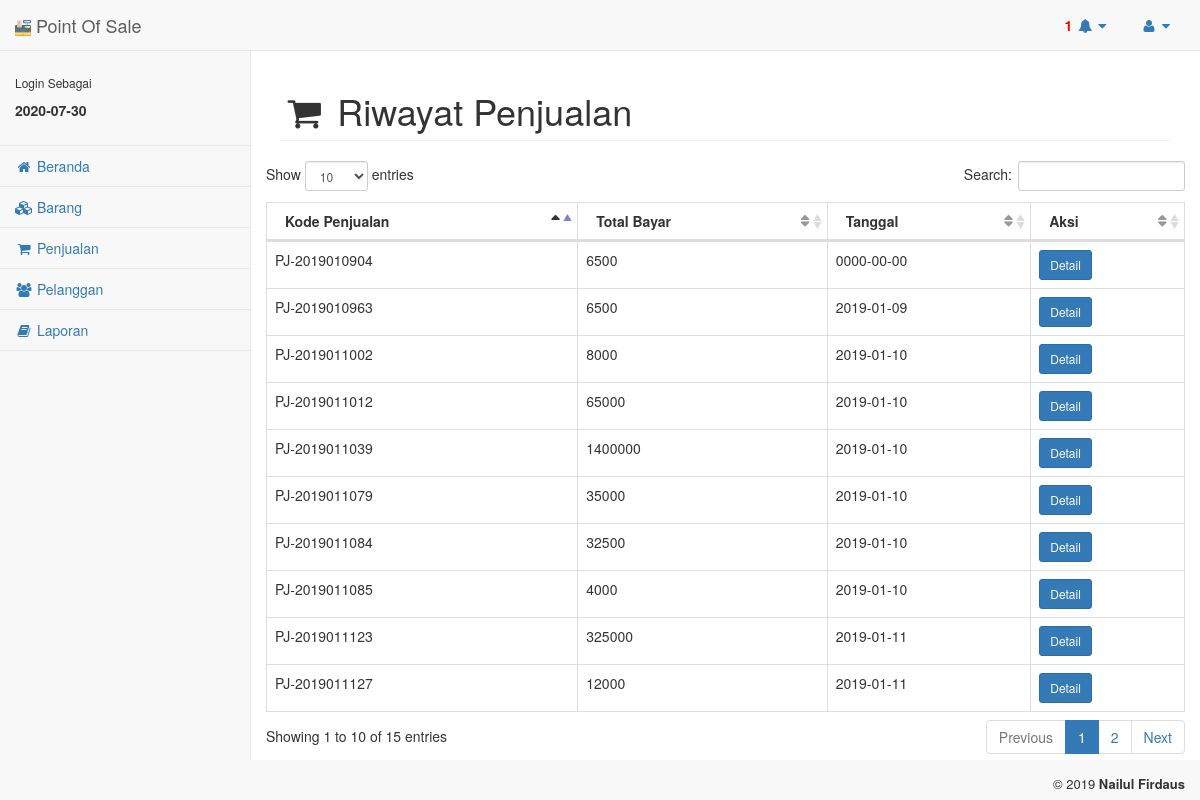
Screenshot of /?page=laporan&aksi=riwayat_penjualan (signed in) with the database file from the repository.
### tables this page shows
CREATE TABLE `tb_penjualan_detail` (
  `kode_penjualan` varchar(20) NOT NULL,
  `total` int(11) NOT NULL,
  `diskon` int(11) NOT NULL,
  `potongan_diskon` int(11) NOT NULL,
  `sub_total` int(11) NOT NULL,
  `bayar` int(11) NOT NULL,
  `kembalian` int(11) NOT NULL,
  `tanggal` date NOT NULL
);

### random_code.php (called while the page is built)
<?php
function code_random($length) {
    $data = '1234567890';
    $string = 'PJ-'.date("Ymd");
    for ($i=0; $i < $length ; $i++) {
        $pos = rand(0, strlen($data)-1);
        $string .= $data{$pos};
    }
    return $string;
}
$kode = code_random(2);

### laporan/riwayat_penjualan.php (the view)
<div class="row">
    <div class="col-lg-12">
        <h1 class="page-header"><i class="fa fa-shopping-cart fa-fw"></i> Riwayat Penjualan</h1>
    </div>
</div>
<div class="row">
    <table class="table table-responsive table-bordered" id="tables">
        <thead>
            <tr>
                <th>Kode Penjualan</th>
                <th>Total Bayar</th>
                <th>Tanggal</th>
                <th>Aksi</th>
            </tr>
        </thead>
        <tbody>
            <?php
            $query = mysqli_query($koneksi, "SELECT * FROM tb_penjualan_detail");
            while($row = mysqli_fetch_array($query)) {
            ?>
                <tr>
                    <td><?php echo $row['kode_penjualan'] ?></td>
                    <td><?php echo $row['sub_total'] ?></td>
                    <td><?php echo $row['tanggal'] ?></td>
                    <td>
                        <a href="?page=laporan&aksi=detail_penjualan&kode=<?php echo $row['kode_penjualan'] ?>" class="btn btn-sm btn-primary">Detail</a>
                    </td>
                </tr>
            <?php } ?>
        </tbody>
    </table>
</div>

### index.php (shortened to what this page needs)
<?php
include 'random_code.php';
include 'kode_pembelian.php';
include 'koneksi.php';
if(!empty($_SESSION['username']) AND !empty($_SESSION['id_karyawan'])) {
    $id_karyawan = $_SESSION['id_karyawan'];
    $user = mysqli_query($koneksi, "SELECT * FROM tb_karyawan, tb_jabatan WHERE tb_karyawan.id_jabatan = tb_jabatan.id_jabatan AND tb_karyawan.id_karyawan = '$id_karyawan'");
    $userData = mysqli_fetch_array($user);
?>
<!DOCTYPE html>
<html lang="en">
<head>
    <link href="asset/bootstrap/css/bootstrap.min.css" rel="stylesheet">
    <link href="asset/metisMenu/metisMenu.min.css" rel="stylesheet">
    <link href="asset/dist/css/sb-admin-2.css" rel="stylesheet">
    <link href="asset/morrisjs/morris.css" rel="stylesheet">
    <link href="asset/datatables-plugins/dataTables.bootstrap.css" rel="stylesheet">
    <link href="asset/datatables-responsive/dataTables.responsive.css" rel="stylesheet">
    <link href="asset/font-awesome/css/font-awesome.min.css" rel="stylesheet" type="text/css">
    <link rel="stylesheet" href="asset/chosen/bootstrap-chosen.css"/>
    <link rel="stylesheet" href="asset/flatpickr/dist/flatpickr.min.css"/>
</head>
<body>
    <div id="wrapper">
        <nav class="navbar navbar-default navbar-static-top" role="navigation" style="margin-bottom: 0">
            <div class="navbar-header">
                <a class="navbar-brand" href="?page=beranda"><i><img src="asset/icon/cashier-machine-2.png" alt=""></i> Point Of Sale</a>
            </div>
            <ul class="nav navbar-top-links navbar-right">
                 <li class="dropdown">
                    <?php
                    $bar2 = mysqli_query($koneksi, "SELECT COUNT(id_barang) AS barang FROM `tb_barang` WHERE stok <= 10 ");
                    $ambil2 = mysqli_fetch_array($bar2);
                    ?>
                    <a class="dropdown-toggle" data-toggle="dropdown" href="#">
                    <b style="color: red"><?php if($ambil2['barang'] != 0){ echo $ambil2['barang']; } ?></b> <i class="fa fa-bell fa-fw"></i> <i class="fa fa-caret-down"></i>
                    </a>
                </li>
                <li class="dropdown">
                    <a class="dropdown-toggle" data-toggle="dropdown" href="#">
                        <i class="fa fa-user fa-fw"></i> <i class="fa fa-caret-down"></i>
                    </a>
                </li>
            </ul>
            <div class="navbar-default sidebar" role="navigation">
                <div class="sidebar-nav navbar-collapse">
                    <ul class="nav" id="side-menu">
                        <li class="sidebar-search">
                            <h6>Login Sebagai <b><?php echo $userData['jabatan'] ?></b></h6>
                            <p><b><?php echo date("Y-m-d") ?></b></p>
                        </li>
                        <?php if($userData['jabatan'] == "Administrator") { ?>
                        <li>
                            <a href="?page=beranda"><i class="fa fa-home fa-fw"></i> Beranda</a>
                        </li>
                        <li>
                            <a href="?page=barang"><i class="fa fa-cubes fa-fw"></i> Barang</a>
                        </li>
                        <li>
                            <a href="?page=penjualan&kodepj=<?php echo $kode ?>"><i class="fa fa-shopping-cart fa-fw"></i> Penjualan</a>
                        </li>
                        <li>
                            <a href="?page=pembelian&kodepb=<?php echo $kodePB ?>"><i class="fa fa-cart-plus fa-fw"></i> Pembelian</a>
                        </li>
                        <li>
                            <a href="?page=supplier"><i class="fa fa-truck fa-fw"></i> Supplier</a>
                        </li>
                        <li>
                            <a href="?page=pelanggan"><i class="fa fa-users fa-fw"></i> Pelanggan</a>
                        </li>
                        <li>
                            <a href="?page=karyawan"><i class="fa fa-male fa-fw"></i> Karyawan</a>
                        </li>
                        <li>
                            <a href="?page=laporan"><i class="fa fa-book fa-fw"></i> Laporan</a>
                        </li>
                        <li>
                            <a href="?page=pengaturan_aplikasi"><i class="fa fa-gear fa-fw"></i> Pengaturan Aplikasi</a>
                        </li>
                        <?php } else { ?>
                        <li>
                            <a href="?page=beranda"><i class="fa fa-home fa-fw"></i> Beranda</a>
                        </li>
                        <li>
                            <a href="?page=barang"><i class="fa fa-cubes fa-fw"></i> Barang</a>
                        </li>
                        <li>
                            <a href="?page=penjualan&kodepj=<?php echo $kode ?>"><i class="fa fa-shopping-cart fa-fw"></i> Penjualan</a>
                        </li>
                        <li>
                            <a href="?page=pelanggan"><i class="fa fa-users fa-fw"></i> Pelanggan</a>
                        </li>
                        <li>
                            <a href="?page=laporan"><i class="fa fa-book fa-fw"></i> Laporan</a>
                        </li>
                        <?php } ?>
                    </ul>
                </div>
            </div>
        </nav>
        <div id="page-wrapper">
            <?php include "konten.php"; ?>
        </div>
    </div>
    <footer>
		<div class="container-fluid">
			<p class="copyright">&copy; 2019 <b>Nailul Firdaus</b></p>
		</div>
	</footer>
</body>
</html>
<?php
} else {
    echo "<meta http-equiv='refresh' content='1;url=login.php' >";
}
?>

### konten.php (shortened to what this page needs)
<?php
$page = $_GET["page"];
$aksi = $_GET["aksi"];
if ($page == "beranda") {
    if ($aksi == "") {
        include "beranda.php";
    }
}
elseif ($page == "laporan") {
    if($aksi == "") {
        include 'laporan/laporan.php';
    } if($aksi == "riwayat_penjualan") {
        include 'laporan/riwayat_penjualan.php';
    } if($aksi == 'detail_penjualan') {
        include 'laporan/detail_penjualan.php';
    } if($aksi == 'laporan_penjualan') {
        include 'laporan/laporan_penjualan.php';
    } if($aksi == "riwayat_pembelian") {
        include 'laporan/riwayat_pembelian.php';
    } if($aksi == 'detail_pembelian') {
        include 'laporan/detail_pembelian.php';
    } if($aksi == 'laporan_pembelian') {
        include 'laporan/laporan_pembelian.php';
    }
}
elseif ($page == "user") {
    if ($aksi == "") {
        include 'user/user.php';
    }
}
elseif($page == "pengaturan_aplikasi") {
    if($aksi == "") {
        include "pengaturan_aplikasi.php";
    }
}
else {
    include 'beranda.php';
}

### rows the page displays
tb_penjualan_detail: kode_penjualan "PJ-2019010904", sub_total "6500", tanggal "0000-00-00"
tb_penjualan_detail: kode_penjualan "PJ-2019010963", sub_total "6500", tanggal "2019-01-09"
tb_penjualan_detail: kode_penjualan "PJ-2019011002", sub_total "8000", tanggal "2019-01-10"
tb_penjualan_detail: kode_penjualan "PJ-2019011084", sub_total "32500", tanggal "2019-01-10"
tb_penjualan_detail: kode_penjualan "PJ-2019011079", sub_total "35000", tanggal "2019-01-10"
tb_penjualan_detail: kode_penjualan "PJ-2019011085", sub_total "4000", tanggal "2019-01-10"
tb_penjualan_detail: kode_penjualan "PJ-2019011012", sub_total "65000", tanggal "2019-01-10"
tb_penjualan_detail: kode_penjualan "PJ-2019011039", sub_total "1400000", tanggal "2019-01-10"
tb_penjualan_detail: kode_penjualan "PJ-2019011127", sub_total "12000", tanggal "2019-01-11"
tb_penjualan_detail: kode_penjualan "PJ-2019011123", sub_total "325000", tanggal "2019-01-11"

### other values shown
$ambil2['barang'] "1"
